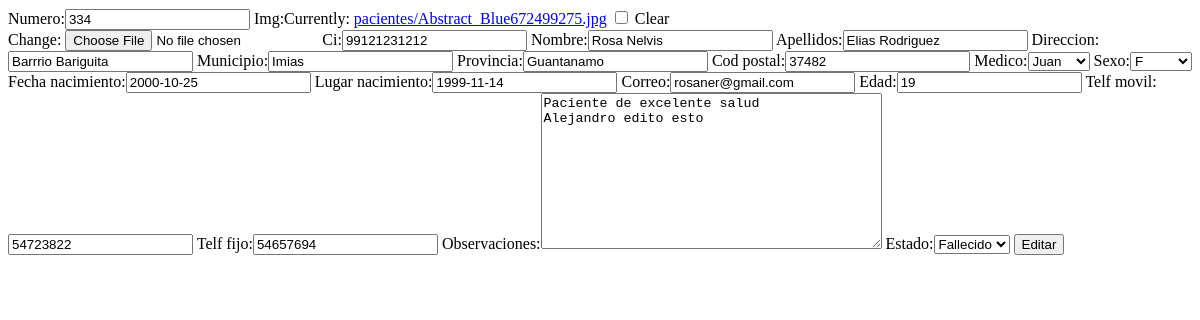
The page /historiasc/edit/2/ on the database as committed earlier.
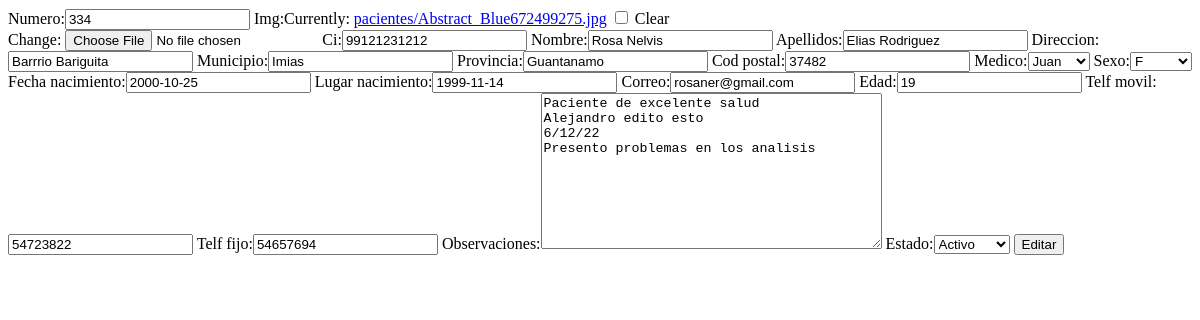
The same page on the database as committed later.
### main/models.py (models this page shows, shortened)
class Historia_clinica(models.Model):
    numero = models.IntegerField()
    img = models.ImageField(upload_to='pacientes', null=True, blank=True)
    ci=models.CharField(max_length=11)
    nombre = models.CharField(max_length=100)
    apellidos = models.CharField(max_length=150)
    direccion = models.CharField(max_length=300)
    municipio = models.CharField(max_length=100)
    provincia = models.CharField(max_length=100)
    cod_postal = models.CharField(max_length=20)
    medico = models.ForeignKey(Medico, on_delete=models.CASCADE)
    sexo = models.ForeignKey(Sexo, on_delete=models.CASCADE)
    fecha_nacimiento = models.DateField()
    lugar_nacimiento = models.CharField(max_length=100)
    correo = models.EmailField(null=True, blank=True)
    edad = models.IntegerField()
    telf_movil = models.CharField(max_length=8)
    telf_fijo = models.CharField(max_length=8)
    observaciones = models.TextField()
    estado = models.ForeignKey(Estado, on_delete=models.CASCADE)

class Estado(models.Model):
    nombre = models.CharField(max_length=50)
    def __str__(self):
        return self.nombre

### main/views.py (the view, shortened to what this page needs)
# urls.py: path('historiasc/edit/<id>/', views.editar_hc, name='editar_hc'),
def editar_hc(request, id):
    hc= get_object_or_404(Historia_clinica, id=id) #toma el producto de la id
    data={
        "formHC": HCForm(instance=hc) #toma el formulario agregar producto con los datos del instance
    }
    return render(request,'gestion/hc/hcedit.html', data)

### main/forms.py
class HCForm(forms.ModelForm):
    class Meta:
        model=Historia_clinica
        fields='__all__'

### main/models.py (called while the page is built)
    def __str__(self):
        return self.sexo

    def __str__(self):
        return self.usuario.first_name

### templates/gestion/hc/hcedit.html (shortened to what this page needs)
{% load static %}
    <form method="post" enctype="multipart/form-data">
        {{formHC}}
        <button type="submit">Editar</button>
    </form>

Rows that differ between the two databases and show on the page:
changed Historia_clinica "Elias Rodriguez": observaciones "Paciente de excelente salud Alejandro edito esto" → "Paciente de excelente salud Alejandro edito esto 6/12/22 Presento problemas en los analisis"; estado "Fallecido" → "Activo"
